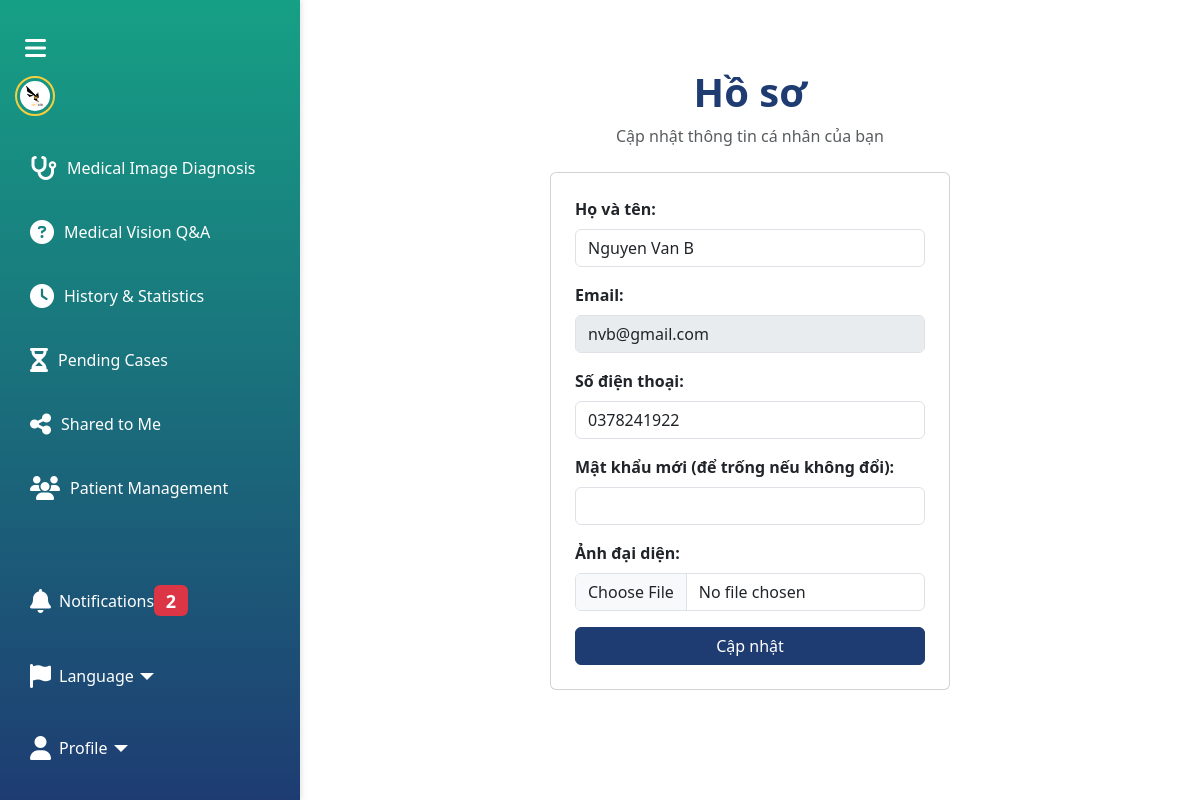
Screenshot of /profile (signed in) with the database file from the repository.
### tables this page shows
CREATE TABLE users
                 (id INTEGER PRIMARY KEY AUTOINCREMENT,
                  full_name TEXT NOT NULL,
                  email TEXT UNIQUE NOT NULL,
                  phone TEXT,
                  profile_pic TEXT,
                  role TEXT,
                  password_hash TEXT NOT NULL);

### app.py (the view, shortened to what this page needs)
@app.route('/profile', methods=['GET','POST'])
def profile():
    if ('user_id' not in session) or ('user_role' not in session):
        flash("Vui lòng đăng nhập", "danger")
        return redirect(url_for('index'))
    show_patient_management = False
    isDoctor = False
    if (session['user_role'] == 'doctor'):
        show_patient_management = True
        isDoctor = True
    conn = get_db_conn()
    c = conn.cursor()
    c.execute("SELECT full_name,email,phone,profile_pic FROM users WHERE id=?", (session['user_id'],))
    user = c.fetchone()
    conn.close()
    return render_template('profile.html', notifications=g.notifications, isDoctor=isDoctor, user=user, show_patient_management=show_patient_management)

### app.py (called while the page is built)
def get_db_conn():
    conn = sqlite3.connect(DB_FILE)
    conn.row_factory = sqlite3.Row
    return conn

### templates/profile.html (shortened to what this page needs)
<!DOCTYPE html>
<html lang="en">
<head>
  <link href="https://cdn.jsdelivr.net/npm/bootstrap@5.3.2/dist/css/bootstrap.min.css" rel="stylesheet">
  <link rel="stylesheet" href="https://cdnjs.cloudflare.com/ajax/libs/font-awesome/6.4.2/css/all.min.css">
  <link rel="stylesheet" href="{{ url_for('static', filename='sidebar.css') }}">
</head>
<body class="sidebar-collapsed">
  {% include 'sidebar.html' %}
  <div class="content">
    <div class="container py-5">
      <div class="text-center mb-4">
        <h1 class="fw-bold text-primary">Hồ sơ</h1>
        <p class="text-muted">Cập nhật thông tin cá nhân của bạn</p>
      </div>
      <div class="card p-4 mx-auto" style="max-width:400px;">
        <form method="POST" action="{{ url_for('profile') }}" enctype="multipart/form-data">
          <div class="mb-3">
            <label class="form-label fw-bold">Họ và tên:</label>
            <input type="text" class="form-control" name="full_name" value="{{ user.full_name | default('') }}" required>
          </div>
          <div class="mb-3">
            <label class="form-label fw-bold">Email:</label>
            <input type="email" class="form-control" name="email" value="{{ user.email | default('') }}" disabled>
          </div>
          <div class="mb-3">
            <label class="form-label fw-bold">Số điện thoại:</label>
            <input type="text" class="form-control" name="phone" value="{{ user.phone | default('') }}">
          </div>
          <div class="mb-3">
            <label class="form-label fw-bold">Mật khẩu mới (để trống nếu không đổi):</label>
            <input type="password" class="form-control" name="password">
          </div>
          <div class="mb-3">
            <label class="form-label fw-bold">Ảnh đại diện:</label>
            <input type="file" class="form-control" name="profile_pic" accept="image/*">
          </div>
          <button type="submit" class="btn btn-primary w-100">Cập nhật</button>
        </form>
      </div>
    </div>
  </div>
</body>
</html>

### static/sidebar.css (style rules this page uses)
.content { margin-left: 60px; padding: 20px; transition: margin-left 0.3s ease; }
.sidebar.expanded ~ .content { margin-left: 300px; }

### templates/sidebar.html (style rules this page uses)
.text-primary { color: #1e3c72 !important; }
.btn-primary { border-color: #1e3c72 !important; background: #1e3c72 !important; }

### rows the page displays
users: full_name "Nguyen Van B", email "nvb@gmail.com", phone "0378241922"

### other values shown
{{ notifications|length }} "2"
